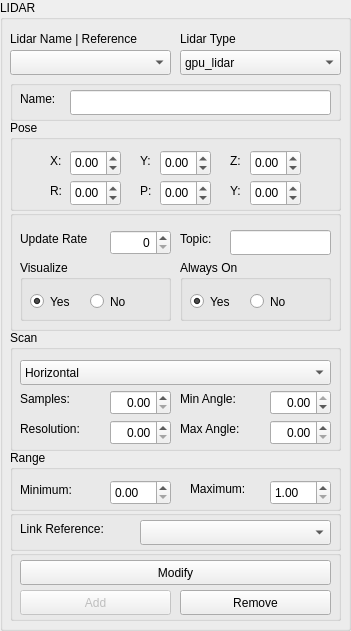
     <widget class="QGroupBox" name="lidar_group">
      <property name="geometry">
       <rect>
        <x>300</x>
        <y>20</y>
        <width>351</width>
        <height>631</height>
       </rect>
      </property>
      <property name="title">
       <string>LIDAR</string>
      </property>
      <widget class="QComboBox" name="lidar_type">
       <property name="geometry">
        <rect>
         <x>180</x>
         <y>50</y>
         <width>161</width>
         <height>25</height>
        </rect>
       </property>
       <item>
        <property name="text">
         <string>gpu_lidar</string>
        </property>
       </item>
      </widget>
      <widget class="QLabel" name="label_581">
       <property name="geometry">
        <rect>
         <x>180</x>
         <y>30</y>
         <width>91</width>
         <height>17</height>
        </rect>
       </property>
       <property name="text">
        <string>Lidar Type</string>
       </property>
      </widget>
      <widget class="QLabel" name="label_582">
       <property name="geometry">
        <rect>
         <x>10</x>
         <y>30</y>
         <width>161</width>
         <height>17</height>
        </rect>
       </property>
       <property name="text">
        <string>Lidar Name | Reference</string>
       </property>
      </widget>
      <widget class="QGroupBox" name="groupBox_180">
       <property name="geometry">
        <rect>
         <x>10</x>
         <y>210</y>
         <width>331</width>
         <height>121</height>
        </rect>
       </property>
       <property name="title">
        <string/>
       </property>
       <widget class="QLabel" name="label_583">
        <property name="geometry">
         <rect>
          <x>10</x>
          <y>20</y>
          <width>101</width>
          <height>17</height>
         </rect>
        </property>
        <property name="text">
         <string>Update Rate</string>
        </property>
       </widget>
       <widget class="QLineEdit" name="lidar_topic">
        <property name="geometry">
         <rect>
          <x>220</x>
          <y>20</y>
          <width>101</width>
          <height>25</height>
         </rect>
        </property>
       </widget>
       <widget class="QLabel" name="label_584">
        <property name="geometry">
         <rect>
          <x>170</x>
          <y>20</y>
          <width>101</width>
          <height>17</height>
         </rect>
        </property>
        <property name="text">
         <string>Topic:</string>
        </property>
       </widget>
       <widget class="QDoubleSpinBox" name="lidar_update_rate">
        <property name="geometry">
         <rect>
          <x>100</x>
          <y>20</y>
          <width>61</width>
          <height>25</height>
         </rect>
        </property>
        <property name="alignment">
         <set>Qt::AlignRight|Qt::AlignTrailing|Qt::AlignVCenter</set>
        </property>
        <property name="decimals">
         <number>0</number>
        </property>
       </widget>
       <widget class="QGroupBox" name="groupBox_181">
        <property name="geometry">
         <rect>
          <x>170</x>
          <y>50</y>
          <width>151</width>
          <height>61</height>
         </rect>
        </property>
        <property name="title">
         <string>Always On</string>
        </property>
        <widget class="QRadioButton" name="lidar_on_yes">
         <property name="geometry">
          <rect>
           <x>10</x>
           <y>30</y>
           <width>112</width>
           <height>23</height>
          </rect>
         </property>
         <property name="text">
          <string>Yes</string>
         </property>
         <property name="checked">
          <bool>true</bool>
         </property>
        </widget>
        <widget class="QRadioButton" name="lidar_on_no">
         <property name="geometry">
          <rect>
           <x>70</x>
           <y>30</y>
           <width>41</width>
           <height>23</height>
          </rect>
         </property>
         <property name="text">
          <string>No</string>
         </property>
        </widget>
       </widget>
       <widget class="QGroupBox" name="groupBox_182">
        <property name="geometry">
         <rect>
          <x>10</x>
          <y>50</y>
          <width>151</width>
          <height>61</height>
         </rect>
        </property>
        <property name="title">
         <string>Visualize</string>
        </property>
        <widget class="QRadioButton" name="lidar_viz_yes">
         <property name="geometry">
          <rect>
           <x>10</x>
           <y>30</y>
           <width>61</width>
           <height>23</height>
          </rect>
         </property>
         <property name="text">
          <string>Yes</string>
         </property>
         <property name="checked">
          <bool>true</bool>
         </property>
        </widget>
        <widget class="QRadioButton" name="lidar_viz_no">
         <property name="geometry">
          <rect>
           <x>70</x>
           <y>30</y>
           <width>41</width>
           <height>23</height>
          </rect>
         </property>
         <property name="text">
          <string>No</string>
         </property>
        </widget>
       </widget>
      </widget>
      <widget class="QGroupBox" name="groupBox_183">
       <property name="geometry">
        <rect>
         <x>10</x>
         <y>510</y>
         <width>331</width>
         <height>41</height>
        </rect>
       </property>
       <property name="title">
        <string/>
       </property>
       <widget class="QComboBox" name="lidar_reference">
        <property name="geometry">
         <rect>
          <x>130</x>
          <y>10</y>
          <width>191</width>
          <height>25</height>
         </rect>
        </property>
       </widget>
       <widget class="QLabel" name="label_585">
        <property name="geometry">
         <rect>
          <x>10</x>
          <y>10</y>
          <width>121</width>
          <height>17</height>
         </rect>
        </property>
        <property name="text">
         <string>Link Reference:</string>
        </property>
       </widget>
      </widget>
      <widget class="QGroupBox" name="groupBox_184">
       <property name="geometry">
        <rect>
         <x>10</x>
         <y>330</y>
         <width>331</width>
         <height>121</height>
        </rect>
       </property>
       <property name="title">
        <string>Scan</string>
       </property>
       <widget class="QComboBox" name="comboBox_lidar_hv">
        <property name="geometry">
         <rect>
          <x>10</x>
          <y>30</y>
          <width>311</width>
          <height>25</height>
         </rect>
        </property>
        <item>
         <property name="text">
          <string>Horizontal</string>
         </property>
        </item>
        <item>
         <property name="text">
          <string>Vertical</string>
         </property>
        </item>
       </widget>
       <widget class="QLabel" name="label_586">
        <property name="geometry">
         <rect>
          <x>10</x>
          <y>60</y>
          <width>111</width>
          <height>17</height>
         </rect>
        </property>
        <property name="text">
         <string>Samples:</string>
        </property>
       </widget>
       <widget class="QLabel" name="label_587">
        <property name="geometry">
         <rect>
          <x>170</x>
          <y>60</y>
          <width>111</width>
          <height>17</height>
         </rect>
        </property>
        <property name="text">
         <string>Min Angle:</string>
        </property>
       </widget>
       <widget class="QLabel" name="label_588">
        <property name="geometry">
         <rect>
          <x>10</x>
          <y>90</y>
          <width>81</width>
          <height>17</height>
         </rect>
        </property>
        <property name="text">
         <string>Resolution:</string>
        </property>
       </widget>
       <widget class="QLabel" name="label_589">
        <property name="geometry">
         <rect>
          <x>170</x>
          <y>90</y>
          <width>101</width>
          <height>17</height>
         </rect>
        </property>
        <property name="text">
         <string>Max Angle:</string>
        </property>
       </widget>
       <widget class="QDoubleSpinBox" name="lidar_samples_h">
        <property name="geometry">
         <rect>
          <x>100</x>
          <y>60</y>
          <width>61</width>
          <height>25</height>
         </rect>
        </property>
        <property name="alignment">
         <set>Qt::AlignRight|Qt::AlignTrailing|Qt::AlignVCenter</set>
        </property>
        <property name="maximum">
         <double>10000.000000000000000</double>
        </property>
       </widget>
       <widget class="QDoubleSpinBox" name="lidar_resolution_h">
        <property name="geometry">
         <rect>
          <x>100</x>
          <y>90</y>
          <width>61</width>
          <height>25</height>
         </rect>
        </property>
        <property name="alignment">
         <set>Qt::AlignRight|Qt::AlignTrailing|Qt::AlignVCenter</set>
        </property>
        <property name="singleStep">
         <double>1.000000000000000</double>
        </property>
       </widget>
       <widget class="QDoubleSpinBox" name="lidar_min_angle_h">
        <property name="geometry">
         <rect>
          <x>260</x>
          <y>60</y>
          <width>61</width>
          <height>25</height>
         </rect>
        </property>
        <property name="alignment">
         <set>Qt::AlignRight|Qt::AlignTrailing|Qt::AlignVCenter</set>
        </property>
        <property name="minimum">
         <double>-180.000000000000000</double>
        </property>
        <property name="maximum">
         <double>0.000000000000000</double>
        </property>
        <property name="singleStep">
         <double>45.000000000000000</double>
        </property>
       </widget>
       <widget class="QDoubleSpinBox" name="lidar_max_angle_h">
        <property name="geometry">
         <rect>
          <x>260</x>
          <y>90</y>
          <width>61</width>
          <height>25</height>
         </rect>
        </property>
        <property name="alignment">
         <set>Qt::AlignRight|Qt::AlignTrailing|Qt::AlignVCenter</set>
        </property>
        <property name="maximum">
         <double>180.000000000000000</double>
        </property>
        <property name="singleStep">
         <double>45.000000000000000</double>
        </property>
       </widget>
       <widget class="QDoubleSpinBox" name="lidar_samples_v">
        <property name="geometry">
         <rect>
          <x>100</x>
          <y>60</y>
          <width>61</width>
          <height>25</height>
         </rect>
        </property>
        <property name="alignment">
         <set>Qt::AlignRight|Qt::AlignTrailing|Qt::AlignVCenter</set>
        </property>
        <property name="maximum">
         <double>10000.000000000000000</double>
        </property>
       </widget>
       <widget class="QDoubleSpinBox" name="lidar_resolution_v">
        <property name="geometry">
         <rect>
          <x>100</x>
          <y>90</y>
          <width>61</width>
          <height>25</height>
         </rect>
        </property>
        <property name="alignment">
         <set>Qt::AlignRight|Qt::AlignTrailing|Qt::AlignVCenter</set>
        </property>
       </widget>
       <widget class="QDoubleSpinBox" name="lidar_min_angle_v">
        <property name="geometry">
         <rect>
          <x>260</x>
          <y>60</y>
          <width>61</width>
          <height>25</height>
         </rect>
        </property>
        <property name="alignment">
         <set>Qt::AlignRight|Qt::AlignTrailing|Qt::AlignVCenter</set>
        </property>
        <property name="minimum">
         <double>-90.000000000000000</double>
        </property>
        <property name="maximum">
         <double>0.000000000000000</double>
        </property>
        <property name="singleStep">
         <double>45.000000000000000</double>
        </property>
       </widget>
       <widget class="QDoubleSpinBox" name="lidar_max_angle_v">
        <property name="geometry">
         <rect>
          <x>260</x>
          <y>90</y>
          <width>61</width>
          <height>25</height>
         </rect>
        </property>
        <property name="alignment">
         <set>Qt::AlignRight|Qt::AlignTrailing|Qt::AlignVCenter</set>
        </property>
        <property name="maximum">
         <double>90.000000000000000</double>
        </property>
        <property name="singleStep">
         <double>45.000000000000000</double>
        </property>
       </widget>
      </widget>
      <widget class="QGroupBox" name="groupBox_185">
       <property name="geometry">
        <rect>
         <x>10</x>
         <y>450</y>
         <width>331</width>
         <height>61</height>
        </rect>
       </property>
       <property name="title">
        <string>Range</string>
       </property>
       <widget class="QLabel" name="label_590">
        <property name="geometry">
         <rect>
          <x>10</x>
          <y>31</y>
          <width>71</width>
          <height>17</height>
         </rect>
        </property>
        <property name="text">
         <string>Minimum:</string>
        </property>
       </widget>
       <widget class="QLabel" name="label_591">
        <property name="geometry">
         <rect>
          <x>180</x>
          <y>30</y>
          <width>81</width>
          <height>17</height>
         </rect>
        </property>
        <property name="text">
         <string>Maximum:</string>
        </property>
       </widget>
       <widget class="QDoubleSpinBox" name="lidar_min_range">
        <property name="geometry">
         <rect>
          <x>100</x>
          <y>30</y>
          <width>61</width>
          <height>25</height>
         </rect>
        </property>
        <property name="maximum">
         <double>1000.000000000000000</double>
        </property>
       </widget>
       <widget class="QDoubleSpinBox" name="lidar_max_range">
        <property name="geometry">
         <rect>
          <x>260</x>
          <y>30</y>
          <width>61</width>
          <height>25</height>
         </rect>
        </property>
        <property name="minimum">
         <double>1.000000000000000</double>
        </property>
        <property name="maximum">
         <double>1000.000000000000000</double>
        </property>
       </widget>
      </widget>
      <widget class="QGroupBox" name="groupBox_186">
       <property name="geometry">
        <rect>
         <x>10</x>
         <y>550</y>
         <width>331</width>
         <height>71</height>
        </rect>
       </property>
       <property name="title">
        <string/>
       </property>
       <widget class="QPushButton" name="lidar_modify_button">
        <property name="geometry">
         <rect>
          <x>10</x>
          <y>10</y>
          <width>311</width>
          <height>25</height>
         </rect>
        </property>
        <property name="text">
         <string>Modify</string>
        </property>
       </widget>
       <widget class="QPushButton" name="lidar_add_button">
        <property name="enabled">
         <bool>false</bool>
        </property>
        <property name="geometry">
         <rect>
          <x>10</x>
          <y>40</y>
          <width>151</width>
          <height>25</height>
         </rect>
        </property>
        <property name="text">
         <string>Add</string>
        </property>
       </widget>
       <widget class="QPushButton" name="lidar_remove_button">
        <property name="geometry">
         <rect>
          <x>170</x>
          <y>40</y>
          <width>151</width>
          <height>25</height>
         </rect>
        </property>
        <property name="text">
         <string>Remove</string>
        </property>
       </widget>
      </widget>
      <widget class="QComboBox" name="lidar_select">
       <property name="geometry">
        <rect>
         <x>10</x>
         <y>50</y>
         <width>161</width>
         <height>25</height>
        </rect>
       </property>
       <property name="editable">
        <bool>false</bool>
       </property>
      </widget>
      <widget class="QGroupBox" name="groupBox_187">
       <property name="geometry">
        <rect>
         <x>10</x>
         <y>120</y>
         <width>331</width>
         <height>91</height>
        </rect>
       </property>
       <property name="title">
        <string>Pose</string>
       </property>
       <widget class="QDoubleSpinBox" name="lidar_x">
        <property name="geometry">
         <rect>
          <x>60</x>
          <y>30</y>
          <width>51</width>
          <height>26</height>
         </rect>
        </property>
        <property name="minimum">
         <double>-99.989999999999995</double>
        </property>
       </widget>
       <widget class="QDoubleSpinBox" name="lidar_y">
        <property name="geometry">
         <rect>
          <x>150</x>
          <y>30</y>
          <width>51</width>
          <height>26</height>
         </rect>
        </property>
        <property name="minimum">
         <double>-99.989999999999995</double>
        </property>
       </widget>
       <widget class="QDoubleSpinBox" name="lidar_z">
        <property name="geometry">
         <rect>
          <x>240</x>
          <y>30</y>
          <width>51</width>
          <height>26</height>
         </rect>
        </property>
        <property name="minimum">
         <double>-99.989999999999995</double>
        </property>
       </widget>
       <widget class="QLabel" name="label_592">
        <property name="geometry">
         <rect>
          <x>40</x>
          <y>30</y>
          <width>21</width>
          <height>21</height>
         </rect>
        </property>
        <property name="text">
         <string>X:</string>
        </property>
       </widget>
       <widget class="QLabel" name="label_593">
        <property name="geometry">
         <rect>
          <x>130</x>
          <y>30</y>
          <width>21</width>
          <height>21</height>
         </rect>
        </property>
        <property name="text">
         <string>Y:</string>
        </property>
       </widget>
       <widget class="QLabel" name="label_594">
        <property name="geometry">
         <rect>
          <x>220</x>
          <y>30</y>
          <width>21</width>
          <height>21</height>
         </rect>
        </property>
        <property name="text">
         <string>Z:</string>
        </property>
       </widget>
       <widget class="QDoubleSpinBox" name="lidar_yaw">
        <property name="geometry">
         <rect>
          <x>240</x>
          <y>60</y>
          <width>51</width>
          <height>26</height>
         </rect>
        </property>
        <property name="minimum">
         <double>-180.000000000000000</double>
        </property>
        <property name="maximum">
         <double>180.000000000000000</double>
        </property>
        <property name="singleStep">
         <double>45.000000000000000</double>
        </property>
       </widget>
       <widget class="QDoubleSpinBox" name="lidar_p">
        <property name="geometry">
         <rect>
          <x>150</x>
          <y>60</y>
          <width>51</width>
          <height>26</height>
         </rect>
        </property>
        <property name="minimum">
         <double>-180.000000000000000</double>
        </property>
        <property name="maximum">
         <double>180.000000000000000</double>
        </property>
        <property name="singleStep">
         <double>45.000000000000000</double>
        </property>
       </widget>
       <widget class="QDoubleSpinBox" name="lidar_r">
        <property name="geometry">
         <rect>
          <x>60</x>
          <y>60</y>
          <width>51</width>
          <height>26</height>
         </rect>
        </property>
        <property name="minimum">
         <double>-180.000000000000000</double>
        </property>
        <property name="maximum">
         <double>180.000000000000000</double>
        </property>
        <property name="singleStep">
         <double>45.000000000000000</double>
        </property>
       </widget>
       <widget class="QLabel" name="label_595">
        <property name="geometry">
         <rect>
          <x>40</x>
          <y>60</y>
          <width>21</width>
          <height>21</height>
         </rect>
        </property>
        <property name="text">
         <string>R:</string>
        </property>
       </widget>
       <widget class="QLabel" name="label_596">
        <property name="geometry">
         <rect>
          <x>130</x>
          <y>60</y>
          <width>21</width>
          <height>21</height>
         </rect>
        </property>
        <property name="text">
         <string>P:</string>
        </property>
       </widget>
       <widget class="QLabel" name="label_597">
        <property name="geometry">
         <rect>
          <x>220</x>
          <y>60</y>
          <width>21</width>
          <height>21</height>
         </rect>
        </property>
        <property name="text">
         <string>Y:</string>
        </property>
       </widget>
      </widget>
      <widget class="QGroupBox" name="groupBox_188">
       <property name="geometry">
        <rect>
         <x>10</x>
         <y>80</y>
         <width>331</width>
         <height>41</height>
        </rect>
       </property>
       <property name="title">
        <string/>
       </property>
       <widget class="QLineEdit" name="lidar_name">
        <property name="geometry">
         <rect>
          <x>60</x>
          <y>10</y>
          <width>261</width>
          <height>25</height>
         </rect>
        </property>
       </widget>
       <widget class="QLabel" name="label_598">
        <property name="geometry">
         <rect>
          <x>10</x>
          <y>10</y>
          <width>67</width>
          <height>17</height>
         </rect>
        </property>
        <property name="text">
         <string>Name:</string>
        </property>
       </widget>
      </widget>
     </widget>
